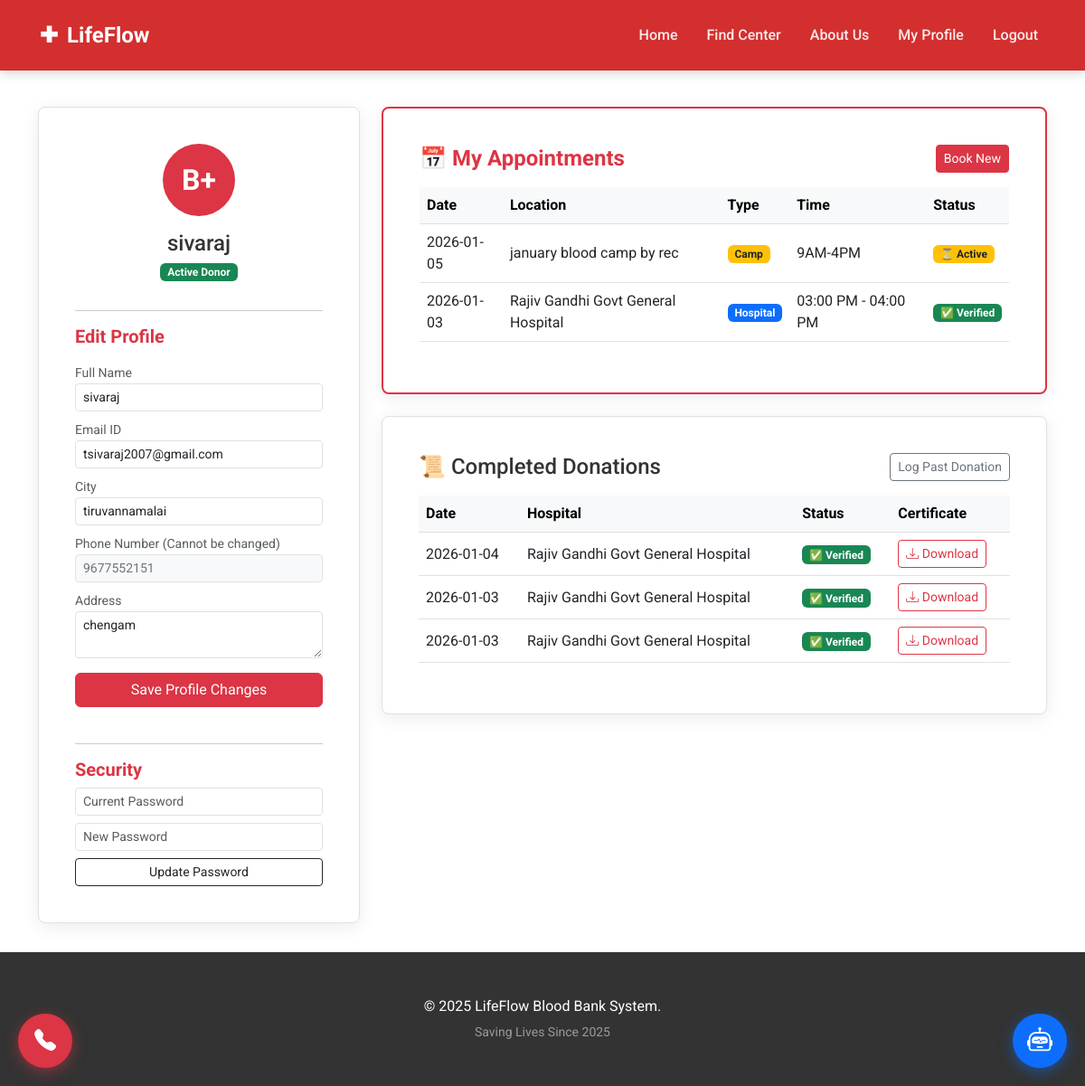
Page /profile (signed in) on the committed database.
### tables this page shows
CREATE TABLE donors 
                 (id INTEGER PRIMARY KEY AUTOINCREMENT, name TEXT, email TEXT, age INTEGER, weight REAL, 
                  blood_group TEXT, city TEXT, address TEXT, phone TEXT UNIQUE, password TEXT, role TEXT DEFAULT 'user');

CREATE TABLE camp_registrations
                 (id INTEGER PRIMARY KEY AUTOINCREMENT, camp_id INTEGER, donor_id INTEGER, 
                  booking_date TEXT, status TEXT DEFAULT 'Registered',
                  FOREIGN KEY(camp_id) REFERENCES camps(id),
                  FOREIGN KEY(donor_id) REFERENCES donors(id));

CREATE TABLE camps
                 (id INTEGER PRIMARY KEY AUTOINCREMENT, host_id INTEGER, name TEXT, 
                  date TEXT, time TEXT, location_name TEXT, lat REAL, lng REAL, 
                  estimated_participants INTEGER, city TEXT, status TEXT DEFAULT 'Upcoming', image TEXT, photo_filename TEXT,
                  FOREIGN KEY(host_id) REFERENCES camp_hosts(id));

CREATE TABLE appointments
                 (id INTEGER PRIMARY KEY AUTOINCREMENT, donor_id INTEGER, hospital_id INTEGER, 
                  date TEXT, time_slot TEXT, status TEXT DEFAULT 'Scheduled',
                  FOREIGN KEY(donor_id) REFERENCES donors(id), FOREIGN KEY(hospital_id) REFERENCES hospitals(id));

CREATE TABLE hospitals
                 (id INTEGER PRIMARY KEY AUTOINCREMENT, name TEXT, email TEXT UNIQUE, password TEXT, lat REAL, lng REAL, type TEXT);

CREATE TABLE donations
                 (id INTEGER PRIMARY KEY AUTOINCREMENT, donor_id INTEGER, date TEXT, volume_ml INTEGER, hospital TEXT, status TEXT DEFAULT 'Approved');

### app.py (the view)
@app.route('/profile', methods=['GET', 'POST'])
def user_profile():
    if 'user_id' not in session: return redirect(url_for('login'))
    if session.get('role') == 'hospital': return redirect(url_for('hospital_dashboard'))
    if session.get('role') == 'host': return redirect(url_for('host_dashboard'))
    conn = get_db_connection()
    if request.method == 'POST':
        conn.execute('UPDATE donors SET name=?, email=?, city=?, address=? WHERE id=?', (request.form['name'], request.form['email'], request.form['city'], request.form['address'], session['user_id'])); conn.commit(); flash('Updated!', 'success')
    user = conn.execute('SELECT * FROM donors WHERE id = ?', (session['user_id'],)).fetchone()
    appointments = conn.execute("SELECT a.id, a.date, a.time_slot, a.status, h.name as location_name, 'Hospital' as type FROM appointments a JOIN hospitals h ON a.hospital_id = h.id WHERE a.donor_id = ?", (session['user_id'],)).fetchall()
    camp_bookings = conn.execute("SELECT cr.id, c.date, c.time as time_slot, cr.status, c.name as location_name, 'Camp' as type FROM camp_registrations cr JOIN camps c ON cr.camp_id = c.id WHERE cr.donor_id = ?", (session['user_id'],)).fetchall()
    all_bookings = sorted(appointments + camp_bookings, key=lambda x: x['date'], reverse=True)
    donations = conn.execute('''
        SELECT id, date, volume_ml, hospital, status, 'Manual' as source
        FROM donations WHERE donor_id = ?
        UNION ALL
        SELECT a.id, a.date, 450 as volume_ml, h.name as hospital, a.status, 'Appointment' as source
        FROM appointments a JOIN hospitals h ON a.hospital_id = h.id
        WHERE a.donor_id = ? AND a.status = 'Verified'
        ORDER BY date DESC
    ''', (session['user_id'], session['user_id'])).fetchall()
    hospitals = conn.execute("SELECT * FROM hospitals").fetchall()
    conn.close(); return render_template('user_profile.html', user=user, appointments=all_bookings, donations=donations, hospitals=hospitals)

### app.py (called while the page is built)
def get_db_connection():
    conn = sqlite3.connect('bloodbank.db')
    conn.row_factory = sqlite3.Row
    return conn

### templates/user_profile.html (shortened to what this page needs)
{% extends 'layout.html' %}
{% block content %}
<div class="container mt-4">
    <div class="row">
        <div class="col-md-4">
            <div class="glass-card">
                <div class="text-center">
                    <div class="bg-danger text-white rounded-circle d-flex align-items-center justify-content-center mx-auto mb-3" style="width: 80px; height: 80px; font-size: 2rem; font-weight: bold;">
                        {{ user['blood_group'] }}
                    </div>
                    <h4 class="mb-1">{{ user['name'] }}</h4>
                    <span class="badge bg-success mb-3">Active Donor</span>
                </div>
                <hr>
                <h5 class="text-danger mb-3 fw-bold">Edit Profile</h5>
                <form action="{{ url_for('user_profile') }}" method="POST">
                    <div class="mb-2">
                        <label class="form-label small text-muted mb-0">Full Name</label>
                        <input type="text" name="name" class="form-control form-control-sm" value="{{ user['name'] }}" required>
                    </div>
                    <div class="mb-2">
                        <label class="form-label small text-muted mb-0">Email ID</label>
                        <input type="email" name="email" class="form-control form-control-sm" value="{{ user['email'] }}" required>
                    </div>
                    <div class="mb-2">
                        <label class="form-label small text-muted mb-0">City</label>
                        <input type="text" name="city" class="form-control form-control-sm" value="{{ user['city'] }}" required>
                    </div>
                    <div class="mb-2">
                        <label class="form-label small text-muted mb-0">Phone Number (Cannot be changed)</label>
                        <input type="text" class="form-control form-control-sm bg-light text-secondary" value="{{ user['phone'] }}" readonly>
                    </div>
                    <div class="mb-3">
                        <label class="form-label small text-muted mb-0">Address</label>
                        <textarea name="address" class="form-control form-control-sm" rows="2">{{ user['address'] }}</textarea>
                    </div>
                    <button class="btn btn-danger w-100 mb-4">Save Profile Changes</button>
                </form>
                <hr>
                <h5 class="text-danger mb-2 fw-bold">Security</h5>
                <form action="{{ url_for('change_password') }}" method="POST">
                    <input type="password" name="old_password" class="form-control form-control-sm mb-2" placeholder="Current Password" required>
                    <input type="password" name="new_password" class="form-control form-control-sm mb-2" placeholder="New Password" required>
                    <button class="btn btn-outline-dark w-100 btn-sm">Update Password</button>
                </form>
            </div>
        </div>
        <div class="col-md-8">
            <div class="glass-card mb-4 border-danger border-2">
                <div class="d-flex justify-content-between align-items-center mb-3">
                    <h4 class="text-danger fw-bold mb-0">📅 My Appointments</h4>
                    <a href="{{ url_for('book_appointment') }}" class="btn btn-danger btn-sm">Book New</a>
                </div>
                {% if appointments %}
                <div class="table-responsive">
                    <table class="table table-hover align-middle">
                        <thead class="table-light">
                            <tr>
                                <th>Date</th>
                                <th>Location</th>
                                <th>Type</th>
                                <th>Time</th>
                                <th>Status</th>
                            </tr>
                        </thead>
                        <tbody>
                            {% for appt in appointments %}
                            <tr>
                                <td>{{ appt['date'] }}</td>
                                <td>{{ appt['location_name'] }}</td>
                                <td>
                                    <span class="badge {% if appt['type'] == 'Hospital' %}bg-primary{% else %}bg-warning text-dark{% endif %}">
                                        {{ appt['type'] }}
                                    </span>
                                </td>
                                <td>{{ appt['time_slot'] }}</td>
                                <td>
                                    {% if appt['status'] == 'Scheduled' or appt['status'] == 'Registered' %}
                                        <span class="badge bg-warning text-dark">⏳ Active</span>
                                    {% elif appt['status'] == 'Verified' %}
                                        <span class="badge bg-success">✅ Verified</span>
                                    {% else %}
                                        <span class="badge bg-secondary">{{ appt['status'] }}</span>
                                    {% endif %}
                                </td>
                            </tr>
                            {% endfor %}
                        </tbody>
                    </table>
                </div>
                {% else %}
                    <p class="text-muted">No appointments booked yet.</p>
                {% endif %}
            </div>
            <div class="glass-card">
                <div class="d-flex justify-content-between align-items-center mb-3">
                    <h4 class="mb-0">📜 Completed Donations</h4>
                    <button class="btn btn-sm btn-outline-secondary" data-bs-toggle="modal" data-bs-target="#donateModal">
                        Log Past Donation
                    </button>
                </div>
                {% if donations %}
                <div class="table-responsive">
                    <table class="table table-hover align-middle">
                        <thead class="table-light">
                            <tr><th>Date</th><th>Hospital</th><th>Status</th><th>Certificate</th></tr>
                        </thead>
                        <tbody>
                            {% for d in donations %}
                            <tr>
                                <td>{{ d['date'] }}</td>
                                <td>{{ d['hospital'] }}</td>
                                <td>
                                    {% if d['status'] == 'Pending' %}
                                        <span class="badge bg-warning text-dark">⏳ Pending</span>
                                    {% elif d['status'] == 'Approved' or d['status'] == 'Verified' %}
                                        <span class="badge bg-success">✅ Verified</span>
                                    {% elif d['status'] == 'Rejected' %}
                                        <span class="badge bg-danger">❌ Rejected</span>
                                    {% endif %}
                                </td>
                                <td>
                                    {% if d['status'] == 'Approved' or d['status'] == 'Verified' %}
                                        <a href="{{ url_for('download_certificate', appt_id=d['id']) }}" class="btn btn-sm btn-outline-danger">
                                            <i class="bi bi-download"></i> Download
                                        </a>
                                    {% else %}
                                        <span class="text-muted small">Not Available</span>
                                    {% endif %}
                                </td>
                            </tr>
                            {% endfor %}
                        </tbody>
                    </table>
                </div>
                {% else %}
                    <div class="text-center py-4 text-muted"><p>No completed donations yet.</p></div>
                {% endif %}
            </div>
        </div>
    </div>
</div>
{% endblock %}

### templates/layout.html (style rules this page uses)
:root { --primary-red: #D32F2F; --hover-red: #B71C1C; --pure-white: #FFFFFF; --off-white: #F8F9FA; --charcoal: #333333; --medical-grey: #6c757d; }
body { font-family: 'Roboto', sans-serif; background-color: var(--pure-white); color: var(--charcoal); margin: 0; padding: 0; display: flex; flex-direction: column; min-height: 100vh; }
.glass-card { background: #ffffff; border: 1px solid #e0e0e0; border-radius: 8px; box-shadow: 0 4px 20px rgba(0,0,0,0.08); padding: 2.5rem; margin-bottom: 2rem; color: var(--charcoal); }

### rows in the picture
donors: blood_group "B+", name "sivaraj", email "tsivaraj2007@gmail.com", city "tiruvannamalai", phone "9677552151", address "chengam"
camp_registrations: date "2026-01-05", location_name "january blood camp by rec", type "Camp", time_slot "9AM-4PM", status "⏳ Active"
appointments: date "2026-01-03", location_name "Rajiv Gandhi Govt General Hospital", type "Hospital", time_slot "03:00 PM - 04:00 PM", status "✅ Verified"
donations: date "2026-01-04", hospital "Rajiv Gandhi Govt General Hospital", status "✅ Verified"
donations: date "2026-01-03", hospital "Rajiv Gandhi Govt General Hospital", status "✅ Verified"
